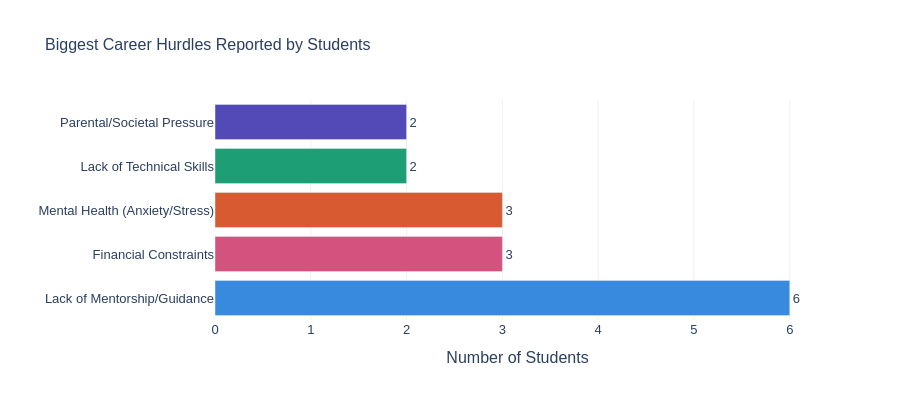

The notebook cell this image was saved under:
### Markdown cell above
### 5.1 Biggest Career Hurdles

### Code cell
hurdle_counts = df_clean['Biggest_Hurdle'].value_counts().reset_index()
hurdle_counts.columns = ['Hurdle', 'Count']
hurdle_counts = hurdle_counts.sort_values('Count', ascending=True)

colors = ['#534AB7','#1D9E75','#D85A30','#D4537E','#378ADD','#BA7517']

fig1 = px.bar(
    hurdle_counts, x='Count', y='Hurdle',
    orientation='h',
    title='Biggest Career Hurdles Reported by Students',
    color='Hurdle',
    color_discrete_sequence=colors,
    text='Count'
)
fig1.update_traces(textposition='outside')
fig1.update_layout(
    showlegend=False,
    xaxis_title='Number of Students',
    yaxis_title='',
    plot_bgcolor='white',
    paper_bgcolor='white',
    font=dict(family='Arial', size=13),
    title_font_size=16,
    height=400
)
fig1.update_xaxes(showgrid=True, gridcolor='#f0f0f0')
fig1.show()

### Figure 1 — Plotly figure (JSON) as saved in the notebook; plotly's stock layout.template omitted (floating-point values rounded to 4 significant figures)
{"data": [{"hovertemplate": "Hurdle=%{y}<br>Count=%{text}<extra></extra>", "legendgroup": "Parental/Societal Pressure", "marker": {"color": "#534AB7", "pattern": {"shape": ""}}, "name": "Parental/Societal Pressure", "orientation": "h", "showlegend": true, "text": [2.0], "textposition": "outside", "type": "bar", "x": [2], "xaxis": "x", "y": ["Parental/Societal Pressure"], "yaxis": "y"}, {"hovertemplate": "Hurdle=%{y}<br>Count=%{text}<extra></extra>", "legendgroup": "Lack of Technical Skills", "marker": {"color": "#1D9E75", "pattern": {"shape": ""}}, "name": "Lack of Technical Skills", "orientation": "h", "showlegend": true, "text": [2.0], "textposition": "outside", "type": "bar", "x": [2], "xaxis": "x", "y": ["Lack of Technical Skills"], "yaxis": "y"}, {"hovertemplate": "Hurdle=%{y}<br>Count=%{text}<extra></extra>", "legendgroup": "Mental Health (Anxiety/Stress)", "marker": {"color": "#D85A30", "pattern": {"shape": ""}}, "name": "Mental Health (Anxiety/Stress)", "orientation": "h", "showlegend": true, "text": [3.0], "textposition": "outside", "type": "bar", "x": [3], "xaxis": "x", "y": ["Mental Health (Anxiety/Stress)"], "yaxis": "y"}, {"hovertemplate": "Hurdle=%{y}<br>Count=%{text}<extra></extra>", "legendgroup": "Financial Constraints", "marker": {"color": "#D4537E", "pattern": {"shape": ""}}, "name": "Financial Constraints", "orientation": "h", "showlegend": true, "text": [3.0], "textposition": "outside", "type": "bar", "x": [3], "xaxis": "x", "y": ["Financial Constraints"], "yaxis": "y"}, {"hovertemplate": "Hurdle=%{y}<br>Count=%{text}<extra></extra>", "legendgroup": "Lack of Mentorship/Guidance", "marker": {"color": "#378ADD", "pattern": {"shape": ""}}, "name": "Lack of Mentorship/Guidance", "orientation": "h", "showlegend": true, "text": [6.0], "textposition": "outside", "type": "bar", "x": [6], "xaxis": "x", "y": ["Lack of Mentorship/Guidance"], "yaxis": "y"}], "layout": {"barmode": "relative", "font": {"family": "Arial", "size": 13}, "height": 400, "legend": {"title": {"text": "Hurdle"}, "tracegroupgap": 0}, "paper_bgcolor": "white", "plot_bgcolor": "white", "showlegend": false, "title": {"font": {"size": 16}, "text": "Biggest Career Hurdles Reported by Students"}, "xaxis": {"anchor": "y", "domain": [0, 1], "gridcolor": "#f0f0f0", "showgrid": true, "title": {"text": "Number of Students"}}, "yaxis": {"anchor": "x", "categoryarray": ["Lack of Mentorship/Guidance", "Financial Constraints", "Mental Health (Anxiety/Stress)", "Lack of Technical Skills", "Parental/Societal Pressure"], "categoryorder": "array", "domain": [0, 1], "title": {"text": ""}}}}
